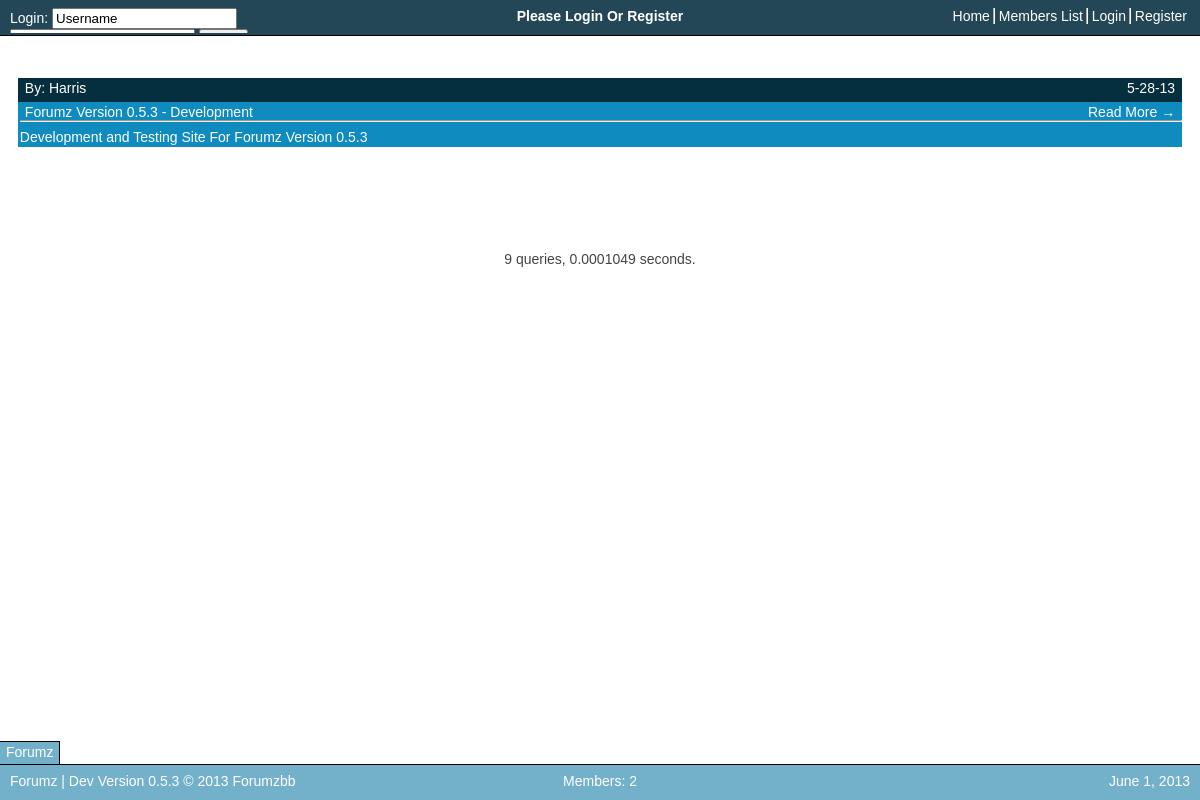
Before: / with the older database file.
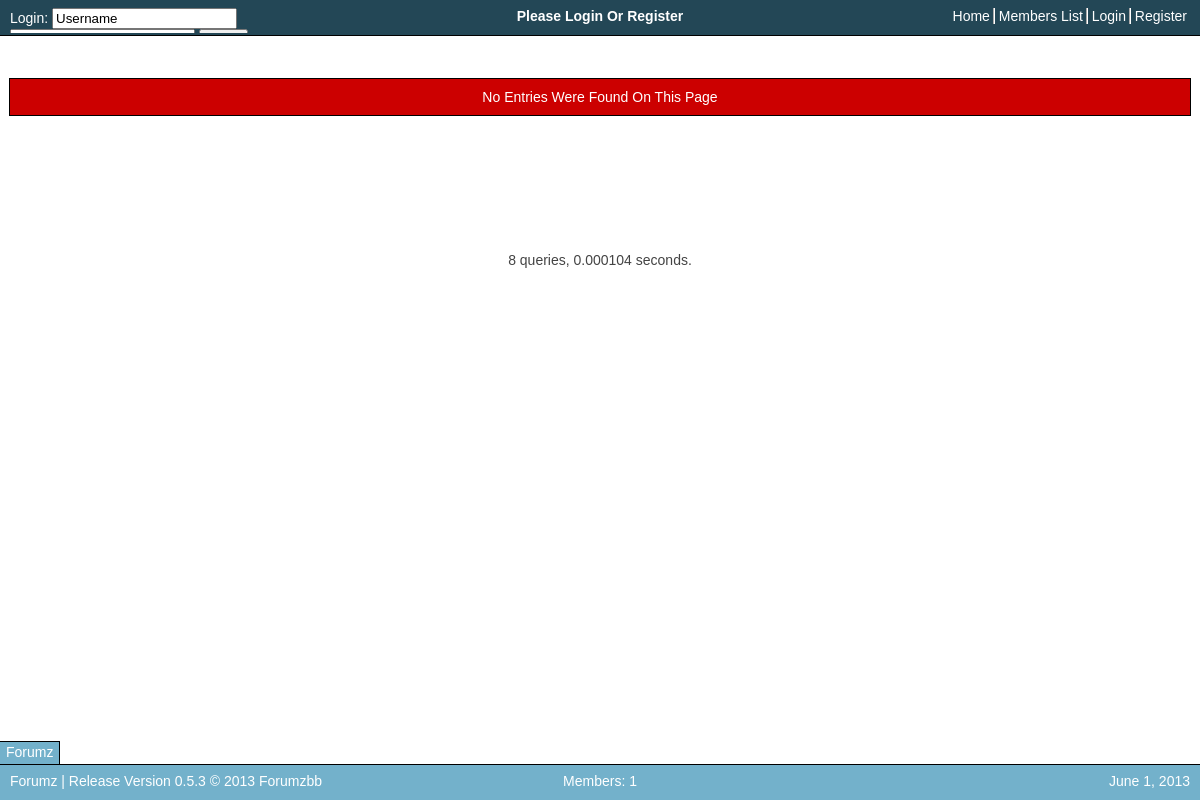
After: the same page with the newer database file.
### tables this page shows
CREATE TABLE `forumzDev_navBar` (
  `navItemName` text NOT NULL,
  `navItemLink` text NOT NULL,
  `navItemOrder` text NOT NULL,
  `navItemDisplay` text NOT NULL
);

CREATE TABLE `forumzDev_blogs` (
  `ID` int(11) NOT NULL,
  `Title` text NOT NULL,
  `Author` text NOT NULL,
  `AuthorDate` text NOT NULL,
  `AuthorTime` text NOT NULL,
  `Post` text NOT NULL,
  `updateAuthor` text NOT NULL,
  `updateDate` text NOT NULL
);

CREATE TABLE `forumzDev_siteSettings` (
  `settingsProfile` text NOT NULL,
  `siteVersion` text NOT NULL,
  `siteName` text NOT NULL,
  `siteMotd` text NOT NULL,
  `siteSlogan` text NOT NULL,
  `defaultTheme` text NOT NULL,
  `siteDisabled` text NOT NULL,
  `reqLogin` text NOT NULL,
  `verifyRegisterEmail` text NOT NULL,
  `verifyRegisterAdmin` text NOT NULL,
  `htmlAllowed` text NOT NULL,
  `blogEntriesPerPage` int(11) NOT NULL
);

### index.php (called while the page is built, shortened)
<?php
$m_time = explode(" ",microtime());
$m_time = $m_time[0] + $m_time[1];
$starttime = $m_time;
$sqlQueries=0;
$mysqliServer = $_ENV['DATABASE_SERVER'];
$mysqliUser = "db166640_forumz";
$mysqliPass = "forumzbb";
$mysqliDatabase = "db166640_forumzDev";
$con = @mysqli_connect($mysqliServer, $mysqliUser, $mysqliPass, $mysqliDatabase) or die ("Site Not Setup");
require_once('loadSiteSettings.php');
loadSiteSettings();
$userData=$_SESSION['userData'];
if($userData['rankID']=="") {
	$userData['rankID']="0";
	$userData['loggedIn']=false;
}
if($userData['siteTheme']=="") {
	$userData['siteTheme']="SkyBlue";
}
$pageID = mysqli_real_escape_string($con,$_GET['pageID']);
displayWebsite();
?>

### loadSiteSettings.php (called while the page is built, shortened)
<?php
function loadSiteSettings() {
	$sql = "SELECT * FROM siteSettings WHERE settingsProfile='1'";
	$result = dbQuery($sql) or die ("Query failed: getSiteSettings");
	$setting=mysqli_fetch_array($result);
	global $siteSettings;
	if($setting['siteDisabled']!="") {
		$siteSettings['siteDisabled']=true;
		$siteSettings['disabledMessage']=$setting['siteDisabled'];
	} else { $siteSettings['siteDisabled']=false; }
	$siteSettings['siteName'] = $setting['siteName'];
	$siteSettings['siteMotd'] = $setting['siteMotd'];
	$siteSettings['siteSlogan'] = $setting['siteSlogan'];
	$siteSettings['defaultTheme'] = $setting['defaultTheme'];
	$siteSettings['blogEntriesPerPage'] = $setting['blogEntriesPerPage'];
	if($setting['reqLogin']=="true") {
		$siteSettings['reqLogin'] = true;
	} else { $siteSettings['reqLogin'] = false; }
	if($setting['verifyRegisterEmail']=="true") {
		$siteSettings['verifyRegisterEmail'] = true;
	} else { $siteSettings['verifyRegisterEmail'] = false; }
	if($setting['verifyRegisterAdmin']=="true") {
		$siteSettings['verifyRegisterAdmin'] = true;
	} else { $siteSettings['verifyRegisterAdmin'] = false; }
	if($setting['htmlAllowed']=="true") {
		$siteSettings['htmlAllowed'] = true;
	} else { $siteSettings['htmlAllowed'] = false; }
}
function dbQuery($sql) {
	global $con, $sqlQueries;
	$tableTitle=session_name();
	$tableTitle_from="FROM ".$tableTitle."_";
	$tableTitle_upd="UPDATE ".$tableTitle."_";
	$tableTitle_inst="INSERT INTO ".$tableTitle."_";
	$sql = str_replace("FROM ",$tableTitle_from,$sql);
	$sql = str_replace("UPDATE ",$tableTitle_upd,$sql);
	$sql = str_replace("INSERT INTO ",$tableTitle_inst,$sql);
	return mysqli_query($con, $sql);
}
?>

### Functions/forumz.account.php (called while the page is built, shortened)
<?php
function setAccountToDefault() {
	global $userData;
	$userData['username']="Anonymous";
	$userData['loggedIn']=false;
	$userData['actID']="Anonymous";
	$userData['rankID']=0;
	$userData['email']="-";
}
?>

### Functions/forumz.ranking.php (called while the page is built, shortened)
<?php
function setUserPrivileges() {
	global $userData;
	$userRank=$userData['rankID'];
	$sql = "SELECT * FROM ranks WHERE rankID='$userRank'";
	$result = dbQuery($sql) or die ("Query failed: setUserPrivileges");
	$userData['permissions']=mysqli_fetch_array($result);
}
?>

### Themes/SkyBlue/viewBlogHome.php (called while the page is built, shortened)
<?php
display('viewHeader');
viewBlogEntries();
display('viewFooter');
?>

### Themes/Defaults/devTools.php (called while the page is built)
<?php
function getPageLoadInfo() {
	global $starttime, $sqlQueries;
	$m_time = explode(" ",microtime());
	$m_time = $m_time[0] + $m_time[1];
	$endtime = $m_time;
	$totaltime = ($endtime - $starttime);
	$totaltime = round($totaltime,7);
	return($sqlQueries." queries, ".$totaltime." seconds.");
}
?>

### Functions/forumz.references.php (the view, shortened to what the changed rows need)
<?php
function isLoggedIn() {
	global $userData;
	return $userData['loggedIn'];
}
function display($fileName) {
	require_once($siteSettings['siteVersionAddress'].'Themes/SkyBlue/'.$fileName.'.php');
}
function viewHTML($HTMLtxt) {
	echo "	".$HTMLtxt."\n";
}
?>

### Functions/forumz.breadcrumbs.php (shortened to what the changed rows need)
<?php
function getNumBreadcrumbs() {
	global $breadcrumbs;
	return count($breadcrumbs);
}
function addBreadcrumb($newBreadcrumbName, $newBreadcrumbLink) {
	global $breadcrumbs, $siteSettings;
	$newBreadcrumb='<a href="'.$siteSettings['siteURLShort'].$newBreadcrumbLink.'">'.$newBreadcrumbName.'</a>';
	if(!isset($breadcrumbs)) {
		$breadcrumbs=array($newBreadcrumb);
	} else {
		array_push($breadcrumbs, $newBreadcrumb);
	}
}
?>

### Functions/forumz.settings.php (shortened to what the changed rows need)
<?php
function setupSiteURLs() {
	global $siteSettings;
	$siteSettings['siteURLShort']="/";
	$siteSettings['siteURLLong']="http://".$_SERVER['SERVER_NAME'].$siteSettings['siteURLShort'];
}
function displayNavBar() {
	global $siteSettings;
	if(isLoggedIn()) {
		$sql="SELECT * FROM navBar WHERE navItemDisplay='loggedIn' ORDER BY navItemOrder";
	} else {
		$sql="SELECT * FROM navBar WHERE navItemDisplay='loggedOut' ORDER BY navItemOrder";
	}
	$result = dbQuery($sql) or die ("Query failed: displayNavBar");
	while($navItem = mysqli_fetch_array($result)) {
		$navLink = $siteSettings['siteURLShort'].$navItem['navItemLink']."/";
		displayNavItem($navLink,$navItem['navItemName']);
	}
}
?>

### Functions/forumz.blog.php (shortened to what the changed rows need)
<?php
function getBlogEntries($startID, $entriesPerPage) {
	$sql = "SELECT * FROM blogs WHERE ID>0 ORDER BY ID DESC LIMIT $startID,$entriesPerPage";
	$result = dbQuery($sql) or die ("Query failed: getBlogEntries");
	return $result;
}
function viewBlogEntries() {
	global $siteSettings, $pageID;
	if($pageID<1) { $pageID=1; }
	$blogEntriesPerPage=$siteSettings['blogEntriesPerPage'];
	$startID=$blogEntriesPerPage*($pageID-1);
	$blogEntries=getBlogEntries($startID,$blogEntriesPerPage);
	while($entry = mysqli_fetch_array($blogEntries)) {
		$blogLink=$siteSettings['siteURLShort']."blog/".$entry['ID'];
		$postDateOrTime=$entry['AuthorDate'];
		if($postDateOrTime==returnDateShort()) {
			$postDateOrTime=$entry['AuthorTime'];
		}
		displayHomePageBlogEntry(getMemberName($entry['Author']),$postDateOrTime,$entry['Title'],$entry['Post'],$blogLink);
	}
	if(mysqli_num_rows($blogEntries)==0) {
		viewFailure("No Entries Were Found On This Page");
	}
}
?>

### Themes/SkyBlue/viewFooter.php (shortened to what the changed rows need)
<footer id="footBar">
</footer>
<div id="breadcrumbsBar">
</div>
<br><br>
<?php echo getPageLoadInfo(); ?>
</body></html>

### Themes/Defaults/breadcrumbs.php
<?php
function viewBreadcrumbs() {
	$numBreadcrumbs=getNumBreadcrumbs();
	for($i=0;$i<$numBreadcrumbs;$i++) {
		if($i==0) {
			viewHTML(getBreadcrumb($i));
		} else {
			viewHTML(" -> ".getBreadcrumb($i));
		}
	}
}
?>

Changed rows visible on the page:
removed forumzdev_blogs: HTMLtxt "By: Harris 5-28-13 Forumz Version 0.5.3 - Development Read More → Development and Testing Site For Forumz Version 0.5.3"
Other visible differences:
$HTMLtxt: "Login: Please Login Or Register Forumz | Dev Version 0.5.3 © 2013 Forumzbb June 1, 2013 Members: 2" → "Login: Please Login Or Register No Entries Were Found On This Page Forumz | Release Version 0.5.3 © 2013 Forumzbb June 1, 2013 Members: 1"
getPageLoadInfo(): "9 queries, 0.0001049 seconds." → "8 queries, 0.000104 seconds."
